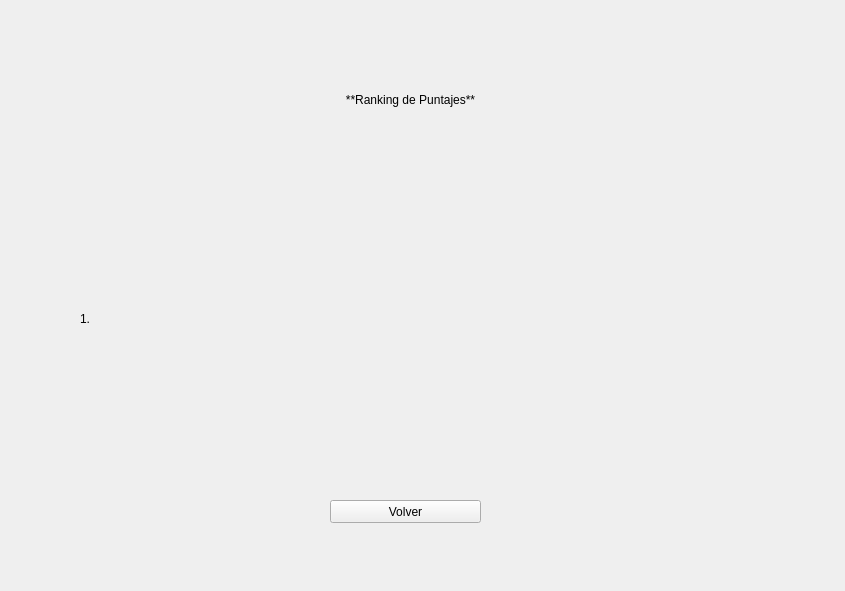
<?xml version="1.0" encoding="UTF-8"?>
<ui version="4.0">
 <class>VentanaRanking</class>
 <widget class="QMainWindow" name="VentanaRanking">
  <property name="geometry">
   <rect>
    <x>0</x>
    <y>0</y>
    <width>845</width>
    <height>591</height>
   </rect>
  </property>
  <property name="windowTitle">
   <string>Ventana de Ranking</string>
  </property>
  <property name="windowIcon">
   <iconset>
    <normaloff>../sprites/Logo.png</normaloff>../sprites/Logo.png</iconset>
  </property>
  <widget class="QWidget" name="widgetcentral">
   <widget class="QPushButton" name="return_home">
    <property name="geometry">
     <rect>
      <x>330</x>
      <y>500</y>
      <width>151</width>
      <height>23</height>
     </rect>
    </property>
    <property name="text">
     <string>Volver</string>
    </property>
   </widget>
   <widget class="QWidget" name="layoutWidget">
    <property name="geometry">
     <rect>
      <x>80</x>
      <y>50</y>
      <width>661</width>
      <height>431</height>
     </rect>
    </property>
    <layout class="QVBoxLayout" name="verticalLayout">
     <item>
      <widget class="QLabel" name="titulo_ranking">
       <property name="maximumSize">
        <size>
         <width>16777215</width>
         <height>100</height>
        </size>
       </property>
       <property name="styleSheet">
        <string notr="true">font: 75 28pt &quot;Roboto Slab&quot;;</string>
       </property>
       <property name="text">
        <string>**Ranking de Puntajes**</string>
       </property>
       <property name="textFormat">
        <enum>Qt::MarkdownText</enum>
       </property>
       <property name="alignment">
        <set>Qt::AlignCenter</set>
       </property>
      </widget>
     </item>
     <item>
      <widget class="QLabel" name="texto_ranking">
       <property name="styleSheet">
        <string notr="true">font: 57 16pt &quot;Roboto Medium&quot;;</string>
       </property>
       <property name="text">
        <string>1. </string>
       </property>
       <property name="textFormat">
        <enum>Qt::MarkdownText</enum>
       </property>
      </widget>
     </item>
    </layout>
   </widget>
  </widget>
 </widget>
 <resources/>
 <connections/>
</ui>
